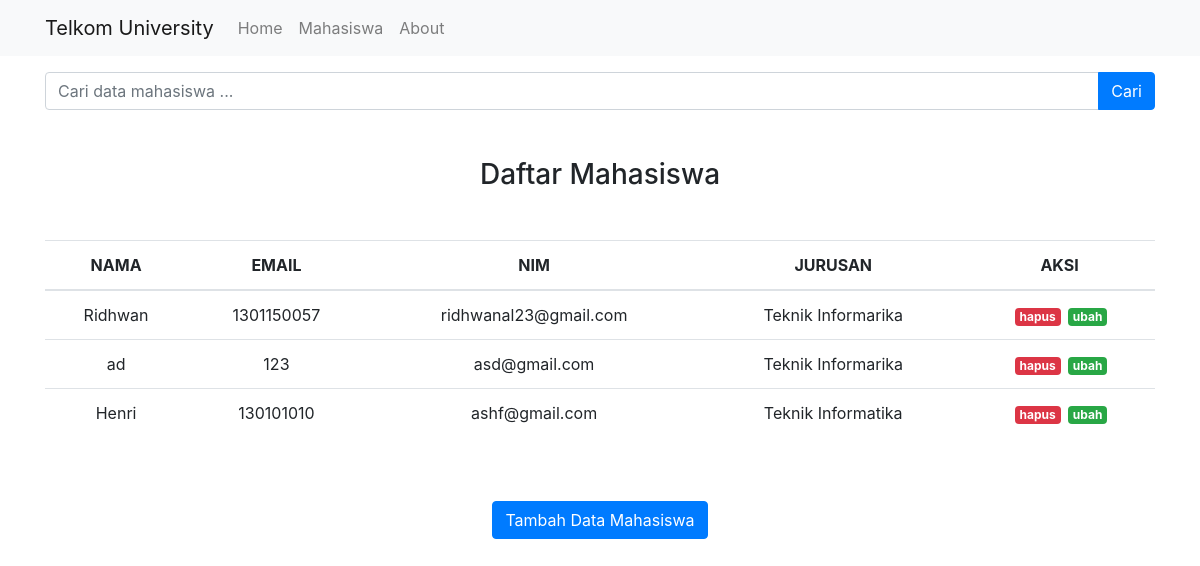
Screenshot of /index.php/mahasiswa with the database file from the repository.
### tables this page shows
CREATE TABLE `mahasiswa` (
  `id` int(11) NOT NULL,
  `nama` varchar(100) NOT NULL,
  `nim` varchar(100) NOT NULL,
  `email` varchar(100) NOT NULL,
  `jurusan` varchar(100) NOT NULL,
  `video` varchar(150) NOT NULL
);

### application/controllers/Mahasiswa.php (called while the page is built, shortened)
<?php
class Mahasiswa extends CI_Controller
{
	public function __construct()
	{
		$this->load->model('Mahasiswa_model');
		$this->load->library('form_validation');
	}
	public function index()
	{
		$data['judul'] = 'Daftar Mahasiswa';
		$data['mahasiswa'] = $this->Mahasiswa_model->getAllMahasiswa();
		$this->load->view('templates/header', $data);
		$this->load->view('mahasiswa/index', $data);
		$this->load->view('templates/footer');
	}
}

### index.php (called while the page is built, shortened)
<?php
require_once BASEPATH.'core/CodeIgniter.php';

### application/models/Mahasiswa_model.php (called while the page is built, shortened)
<?php
class Mahasiswa_model extends CI_model
{
	public function getAllMahasiswa()
	{
		return $this->db->get('mahasiswa')->result_array();
	}
}

### application/views/mahasiswa/index.php (the view, shortened to what this page needs)
<div class="container">
    <div class="row mt-3">
        <div class="col md-6">
            <form action="" method="post">
                <div class="input-group">
                    <input type="text" class="form-control" placeholder="Cari data mahasiswa ... " name="keyword">
                    <div class="input-group-append">
                        <button class="btn btn-primary" type="submit">Cari</button>
                    </div>
                </div>
            </form>
        </div>
    </div>
    <div class="row mt-5">
        <div class="col">
            <h3 class="text-center">Daftar Mahasiswa</h3>
            <table class="table mt-5">
                <thead>
                    <tr>
                        <th class="text-center" scope="col">NAMA</th>
                        <th class="text-center" scope="col">EMAIL</th>
                        <th class="text-center" scope="col">NIM</th>
                        <th class="text-center" scope="col">JURUSAN</th>
                        <th class="text-center" scope="col">AKSI</th>
                    </tr>
                </thead>
                <tbody>
                    <tr><?php foreach ($mahasiswa as $mhs) : ?>
                        <td class="text-center"><?= $mhs['nama']; ?></td>
                        <td class="text-center"><?= $mhs['nim']; ?></td>
                        <td class="text-center"><?= $mhs['email']; ?></td>
                        <td class="text-center"><?= $mhs['jurusan']; ?></td>
                        <td class="text-center">
                            <a href="<?= base_url(); ?>mahasiswa/hapus/<?= $mhs['id'] ?>" class="badge badge-danger float-center" onclick="return confirm('Apakah anda yakin menghapus data ini?');" ?>hapus</a>
                            <a href="<?= base_url(); ?>mahasiswa/ubah/<?= $mhs['id'] ?>" class="badge badge-success float-center" ?>ubah</a>
                        </td>
                    </tr>
                    <?php endforeach ?>
                </tbody>
            </table>
            <div class="row mt-3">
                <div class="col md-6 text-center mt-5">
                    <a href="<?= base_url(); ?>mahasiswa/tambah " class="btn btn-primary">Tambah Data Mahasiswa</a>
                </div>
            </div>
        </div>
    </div>
</div>

### application/views/templates/header.php (shortened to what this page needs)
<!doctype html>
<html lang="en">
<head>
    <link rel="stylesheet" href="https://stackpath.bootstrapcdn.com/bootstrap/4.2.1/css/bootstrap.min.css">
    <link rel="stylesheet" href="<?= base_url(); ?>/assets/css/style.css">
</head>
<body>
    <nav class="navbar navbar-expand-lg navbar-light bg-light">
        <div class="container">
            <a class="navbar-brand" href=<?= base_url(); ?>>Telkom University</a>
            <div class="collapse navbar-collapse" id="navbarNavAltMarkup">
                <div class="navbar-nav">
                    <a class="nav-item nav-link" href="<?= base_url(); ?>">Home</a>
                    <a class="nav-item nav-link" href="<?= base_url(); ?>mahasiswa">Mahasiswa</a>
                    <a class="nav-item nav-link" href="#">About</a>
                </div>
            </div>
        </div>
    </nav>

### application/views/templates/footer.php (shortened to what this page needs)
  </body>
</html>

### assets/css/style.css (style rules this page uses)
.badge { margin-left: 3px; }

### rows the page displays
mahasiswa: nama "Ridhwan", nim "1301150057", email "ridhwanal23@gmail.com", jurusan "Teknik Informarika"
mahasiswa: nama "ad", nim "123", email "asd@gmail.com", jurusan "Teknik Informarika"
mahasiswa: nama "Henri", nim "130101010", email "ashf@gmail.com", jurusan "Teknik Informatika"
